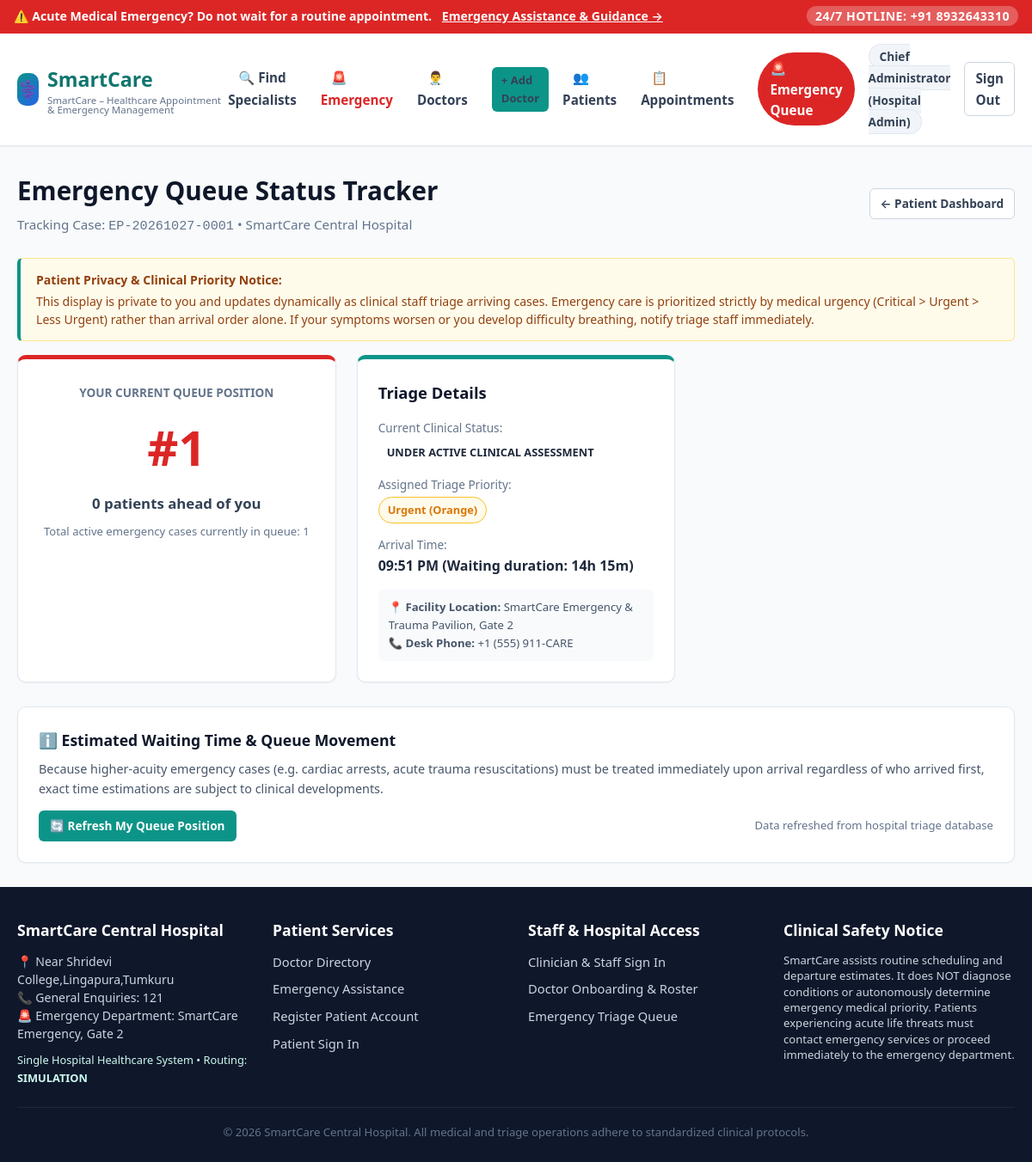
The app's page /emergency/my-status/6/ (signed in) with its own data.
### core/models.py (models this page shows)
class User(AbstractUser):
    ROLE_CHOICES = (
        ('patient', 'Patient'),
        ('doctor', 'Doctor'),
        ('staff', 'Clinical Staff'),
        ('admin', 'Administrator'),
    )
    role = models.CharField(max_length=20, choices=ROLE_CHOICES, default='patient')
    contact_number = models.CharField(max_length=20, blank=True)
    @property
    def is_patient(self):
        return self.role == 'patient'
    @property
    def is_doctor(self):
        return self.role == 'doctor'
    @property
    def is_clinical_staff(self):
        return self.role in ['staff', 'admin'] or self.is_staff or self.is_superuser
    @property
    def is_admin(self):
        return self.role == 'admin' or self.is_staff or self.is_superuser

### emergency/models.py (models this page shows, shortened)
class EmergencyPatient(models.Model):
    PRIORITY_CHOICES = (
        (1, 'Priority 1 - Critical (Red: Immediate resuscitation / life-threatening)'),
        (2, 'Priority 2 - Urgent (Orange: Potential rapid deterioration / severe distress)'),
        (3, 'Priority 3 - Less Urgent (Green: Stable vitals / standard emergency care)'),
    )
    STATUS_CHOICES = (
        ('WAITING', 'Waiting for Clinical Triage / Care'),
        ('UNDER_ASSESSMENT', 'Under Active Clinical Assessment'),
        ('ADMITTED', 'Admitted to Inpatient / ICU'),
        ('DISCHARGED', 'Discharged Post-Treatment'),
        ('TRANSFERRED', 'Transferred to Specialized Trauma Center'),
    )
    GENDER_CHOICES = (
        ('male', 'Male'),
        ('female', 'Female'),
        ('other', 'Other'),
        ('prefer_not_to_say', 'Prefer not to say'),
    )
    patient_code = models.CharField(max_length=30, unique=True, editable=False)
    patient_profile = models.ForeignKey(
        'core.PatientProfile',
        on_delete=models.SET_NULL,
        null=True,
        blank=True,
        related_name='emergency_cases'
    )
    full_name = models.CharField(max_length=150)
    age = models.PositiveIntegerField()
    gender = models.CharField(max_length=20, choices=GENDER_CHOICES, default='prefer_not_to_say')
    contact_number = models.CharField(max_length=30, blank=True)
    priority_level = models.IntegerField(choices=PRIORITY_CHOICES, default=2)
    status = models.CharField(max_length=30, choices=STATUS_CHOICES, default='WAITING')
    chief_complaint = models.TextField(help_text="Primary symptoms or incident reported upon presentation")
    triage_notes = models.TextField(blank=True, help_text="Clinical observations recorded by triage staff")
    arrival_time = models.DateTimeField(default=timezone.now)
    assessed_at = models.DateTimeField(null=True, blank=True)
    discharged_at = models.DateTimeField(null=True, blank=True)
    registered_by = models.ForeignKey(
        settings.AUTH_USER_MODEL,
        on_delete=models.SET_NULL,
        null=True,
        blank=True,
        related_name='registered_emergencies'
    )
    attending_clinician = models.ForeignKey(
        'core.DoctorProfile',
        on_delete=models.SET_NULL,
        null=True,
        blank=True,
        related_name='emergency_patients'
    )
    created_at = models.DateTimeField(auto_now_add=True)
    updated_at = models.DateTimeField(auto_now=True)
    class Meta:
        ordering = ['priority_level', 'arrival_time']
    @property
    def priority_name(self):
        if self.priority_level == 1:
            return "Critical (Red)"
        elif self.priority_level == 2:
            return "Urgent (Orange)"
        return "Less Urgent (Green)"
    @property
    def waiting_duration_seconds(self):
        end_time = self.assessed_at or timezone.now()
        diff = (end_time - self.arrival_time).total_seconds()
        return max(0, int(diff))
    @property
    def waiting_duration_display(self):
        total_seconds = self.waiting_duration_seconds
        minutes = total_seconds // 60
        hours = minutes // 60
        rem_minutes = minutes % 60
        if hours > 0:
            return f"{hours}h {rem_minutes}m"
        return f"{rem_minutes}m"
    @property
    def is_eligible_for_queue(self):
        return self.status in ['WAITING', 'UNDER_ASSESSMENT']

### emergency/views.py (the view)
# urls.py: path('emergency/my-status/<int:emergency_id>/', views.patient_emergency_status_view, name='patient_emergency_status'),
@login_required
def patient_emergency_status_view(request, emergency_id):
    emergency_case = get_object_or_404(EmergencyPatient, id=emergency_id)
    user = request.user
    is_admin = user.is_superuser or user.is_staff or getattr(user, 'role', '') == 'admin'
    if user.is_patient:
        if not emergency_case.patient_profile or emergency_case.patient_profile.user != user:
            return HttpResponseForbidden("Access Denied: You cannot view another patient's emergency queue record.")
    elif not is_admin and not user.is_clinical_staff:
        return HttpResponseForbidden("Access Denied: You do not have permission to view this emergency record.")
    queue = EmergencyPriorityQueue.get_active_queue_from_db()
    queue_data = queue.get_patient_queue_position(emergency_case.id)
    return render(request, 'patient_emergency_status.html', {
        'emergency_case': emergency_case,
        'queue_data': queue_data,
        'hospital_name': getattr(settings, 'DEFAULT_HOSPITAL_NAME', 'SmartCare Central Hospital'),
        'emergency_dept': getattr(settings, 'HOSPITAL_EMERGENCY_DEPARTMENT', 'SmartCare Emergency & Trauma Pavilion, Gate 2'),
        'emergency_phone': getattr(settings, 'HOSPITAL_EMERGENCY_PHONE', '+1 (555) 911-CARE'),
    })

### emergency/queue.py (called while the page is built)
    def clear(self):
        self._heap.clear()

    def push(self, patient: EmergencyPatient) -> bool:
        if not patient.is_eligible_for_queue:
            return False
        item = EmergencyQueueItem(patient)
        heapq.heappush(self._heap, item)
        return True

    def rebuild_from_database(self, queryset=None) -> int:
        self.clear()
        if queryset is None:
            queryset = EmergencyPatient.objects.filter(
                status__in=['WAITING', 'UNDER_ASSESSMENT']
            ).order_by('priority_level', 'arrival_time')
        count = 0
        for patient in queryset:
            if patient.is_eligible_for_queue:
                self.push(patient)
                count += 1
        return count

    def get_sorted_queue(self) -> List[EmergencyPatient]:
        sorted_items = sorted(self._heap)
        return [item.patient for item in sorted_items]

    @classmethod
    def get_active_queue_from_db(cls) -> 'EmergencyPriorityQueue':
        eq = cls()
        eq.rebuild_from_database()
        return eq

### templates/patient_emergency_status.html (shortened to what this page needs)
{% extends 'base.html' %}
{% load static %}
{% block content %}
<div class="dashboard-header">
  <div>
    <h1>Emergency Queue Status Tracker</h1>
    <p class="dashboard-subtitle">
      Tracking Case: <code>{{ emergency_case.patient_code }}</code> &bull; {{ hospital_name }}
    </p>
  </div>
  <a href="{% url 'patient_dashboard' %}" class="btn btn-outline btn-sm">&larr; Patient Dashboard</a>
</div>
<div class="clinical-disclaimer-box" style="border-left-color:var(--primary-teal);">
  <strong>Patient Privacy & Clinical Priority Notice:</strong>
  This display is private to you and updates dynamically as clinical staff triage arriving cases.
  Emergency care is prioritized strictly by medical urgency (Critical &gt; Urgent &gt; Less Urgent) rather than arrival order alone.
  If your symptoms worsen or you develop difficulty breathing, notify triage staff immediately.
</div>
<div class="cards-grid" style="margin-bottom:28px;">
  <div class="card" style="border-top:5px solid #dc2626; text-align:center; padding:28px 20px;">
    <div style="font-size:0.85rem; font-weight:700; color:var(--slate-500); text-transform:uppercase;">
      Your Current Queue Position
    </div>
    {% if queue_data.in_active_queue %}
      <div style="font-size:3.5rem; font-weight:900; color:#dc2626; margin:8px 0;">
        #{{ queue_data.position }}
      </div>
      <p style="font-weight:600; color:var(--slate-700); font-size:1.05rem;">
        {{ queue_data.patients_ahead }} patient{{ queue_data.patients_ahead|pluralize }} ahead of you
      </p>
      <div style="font-size:0.82rem; color:var(--slate-500); margin-top:8px;">
        Total active emergency cases currently in queue: {{ queue_data.total_in_queue }}
      </div>
    {% endif %}
  </div>
  <div class="card" style="border-top:5px solid var(--primary-teal); padding:24px;">
    <h3 style="font-size:1.15rem; color:var(--slate-900); margin-bottom:14px;">Triage Details</h3>
    <div style="margin-bottom:12px;">
      <span style="font-size:0.85rem; color:var(--slate-500);">Current Clinical Status:</span>
      <div style="margin-top:2px;">
        <span class="badge-status status-{{ emergency_case.status|lower }}">
          {{ emergency_case.get_status_display }}
        </span>
      </div>
    </div>
    <div style="margin-bottom:12px;">
      <span style="font-size:0.85rem; color:var(--slate-500);">Assigned Triage Priority:</span>
      <div style="margin-top:2px;">
        <span class="badge-priority-{{ emergency_case.priority_level }}">
          {{ emergency_case.priority_name }}
        </span>
      </div>
    </div>
    <div style="margin-bottom:12px;">
      <span style="font-size:0.85rem; color:var(--slate-500);">Arrival Time:</span>
      <div style="font-weight:700; color:var(--slate-800);">
        {{ emergency_case.arrival_time|time:"h:i A" }} (Waiting duration: {{ emergency_case.waiting_duration_display }})
      </div>
    </div>
    <div style="background:var(--slate-50); padding:10px 12px; border-radius:var(--radius-sm); font-size:0.82rem; color:var(--slate-600); margin-top:14px;">
      📍 <strong>Facility Location:</strong> {{ emergency_dept }}<br>
      📞 <strong>Desk Phone:</strong> {{ emergency_phone }}
    </div>
  </div>
</div>
<div class="card">
  <h3 style="font-size:1.1rem; color:var(--slate-900); margin-bottom:8px;">
    ℹ️ Estimated Waiting Time & Queue Movement
  </h3>
  <p style="font-size:0.9rem; color:var(--slate-600); line-height:1.6; margin-bottom:14px;">
    Because higher-acuity emergency cases (e.g. cardiac arrests, acute trauma resuscitations) must be treated immediately upon arrival regardless of who arrived first, exact time estimations are subject to clinical developments.
  </p>
  <div style="display:flex; justify-content:space-between; align-items:center; flex-wrap:wrap; gap:12px;">
    <a href="" class="btn btn-primary btn-sm">
      🔄 Refresh My Queue Position
    </a>
    <span style="font-size:0.82rem; color:var(--slate-500);">
      Data refreshed from hospital triage database
    </span>
  </div>
</div>
{% endblock %}

### templates/base.html (shortened to what this page needs)
{% load static %}
<!DOCTYPE html>
<html lang="en">
<head>
  <link rel="stylesheet" href="{% static 'css/style.css' %}">
  <link rel="stylesheet" href="{% static 'css/dashboard.css' %}">
  <link rel="stylesheet" href="{% static 'css/forms.css' %}">
</head>
<body>
  <div class="emergency-top-bar">
    <div>
      <span>⚠️ Acute Medical Emergency?</span>
      <strong>Do not wait for a routine appointment.</strong>
      <a href="{% url 'emergency_advisory' %}">Emergency Assistance & Guidance &rarr;</a>
    </div>
    <div>
      <span class="emergency-call">24/7 HOTLINE: +91 8932643310</span>
    </div>
  </div>
  <header>
    <div class="navbar">
      <a href="{% url 'home' %}" class="brand">
        <span class="brand-icon">⚕️</span>
        <div>
          <span>{{ APP_NAME }}</span>
          <span style="display:block; font-size:0.72rem; font-weight:500; color:var(--slate-500); line-height:1;">
            SmartCare – Healthcare Appointment & Emergency Management
          </span>
        </div>
      </a>
      <nav>
        <ul class="nav-links">
          <li><a href="{% url 'find_doctors' %}">🔍 Find Specialists</a></li>
          <li><a href="{% url 'emergency_advisory' %}" style="color:#dc2626; font-weight:700;">🚨 Emergency</a></li>
          {% if user.is_authenticated %}
            {% if is_hospital_admin %}
              <li><a href="{% url 'admin_doctor_list' %}">👨‍⚕️ Doctors</a></li>
              <li><a href="{% url 'admin_doctor_create' %}" class="btn btn-sm btn-primary" style="padding:4px 10px; font-size:0.82rem;">+ Add Doctor</a></li>
              <li><a href="{% url 'admin_patient_list' %}">👥 Patients</a></li>
              <li><a href="{% url 'admin_appointment_list' %}">📋 Appointments</a></li>
            {% endif %}
            {% if is_clinical_staff %}
              <li><a href="{% url 'emergency_queue_dashboard' %}" class="nav-badge-emergency">🚨 Emergency Queue</a></li>
            {% endif %}
            <li>
              <span class="user-nav-badge">
                {{ user.get_full_name|default:user.username }}
                {% if user.is_doctor %}(Doctor)
                {% elif is_hospital_admin %}(Hospital Admin)
                {% elif is_clinical_staff %}(Clinical Staff)
                {% else %}(Patient){% endif %}
              </span>
            </li>
            <li><a href="{% url 'logout' %}" class="btn btn-sm btn-outline">Sign Out</a></li>
          {% else %}
            <li><a href="{% url 'patient_login' %}">👤Patient Login</a></li>
            <li><a href="{% url 'doctor_login' %}">🩺Doctor Login</a></li>
            <li><a href="{% url 'admin_login' %}">🏥Admin Login</a></li>
            <li><a href="{% url 'patient_register' %}" class="btn btn-sm btn-primary">Register as Patient</a></li>
          {% endif %}
        </ul>
      </nav>
    </div>
  </header>
  <main>
    <div class="container">
      {% block content %}{% endblock %}
    </div>
  </main>
  <footer>
    <div class="footer-container">
      <div class="footer-col">
        <h4>{{ DEFAULT_HOSPITAL_NAME }}</h4>
        <p style="color:var(--slate-400); font-size:0.88rem; line-height:1.5;">
          📍 Near Shridevi College,Lingapura,Tumkuru<br>
          📞 General Enquiries: 121<br>
          🚨 Emergency Department: SmartCare Emergency, Gate 2
        </p>
        <p style="margin-top:10px; font-size:0.8rem; color:var(--primary-teal-light);">
          Single Hospital Healthcare System &bull; Routing: <strong>{{ ROUTING_PROVIDER|upper }}</strong>
        </p>
      </div>
      <div class="footer-col">
        <h4>Patient Services</h4>
        <ul>
          <li><a href="{% url 'find_doctors' %}">Doctor Directory</a></li>
          <li><a href="{% url 'emergency_advisory' %}">Emergency Assistance</a></li>
          <li><a href="{% url 'patient_register' %}">Register Patient Account</a></li>
          <li><a href="{% url 'login' %}">Patient Sign In</a></li>
        </ul>
      </div>
      <div class="footer-col">
        <h4>Staff & Hospital Access</h4>
        <ul>
          <li><a href="{% url 'login' %}">Clinician & Staff Sign In</a></li>
          {% if is_hospital_admin %}
            <li><a href="{% url 'admin_doctor_list' %}">Doctor Onboarding & Roster</a></li>
          {% endif %}
          {% if is_clinical_staff %}
            <li><a href="{% url 'emergency_queue_dashboard' %}">Emergency Triage Queue</a></li>
          {% endif %}
        </ul>
      </div>
      <div class="footer-col">
        <h4>Clinical Safety Notice</h4>
        <p style="font-size:0.82rem; color:var(--slate-400); line-height:1.4;">
          SmartCare assists routine scheduling and departure estimates. It does NOT diagnose conditions or autonomously determine emergency medical priority. Patients experiencing acute life threats must contact emergency services or proceed immediately to the emergency department.
        </p>
      </div>
    </div>
    <div class="footer-bottom">
      &copy; 2026 {{ DEFAULT_HOSPITAL_NAME }}. All medical and triage operations adhere to standardized clinical protocols.
    </div>
  </footer>
</body>
</html>

### static/css/dashboard.css (style rules this page uses)
.dashboard-header { display: flex; justify-content: space-between; align-items: center; margin-bottom: 24px; flex-wrap: wrap; gap: 16px; }
.dashboard-header h1 { font-size: 1.85rem; font-weight: 800; color: var(--slate-900); }
.dashboard-subtitle { color: var(--slate-500); font-size: 0.95rem; margin-top: 4px; }

### records on screen
User: get_full_name "Chief Administrator"
EmergencyPatient: patient_code "EP-20261027-0001", status "UNDER ACTIVE CLINICAL ASSESSMENT", priority_name "Urgent (Orange)", arrival_time "09:51 PM", waiting_duration_display "14h 15m"

### other values on screen
{{ APP_NAME }} "SmartCare"
{{ hospital_name }} "SmartCare Central Hospital"
{{ queue_data.position }} "1"
{{ queue_data.patients_ahead }} "0"
{{ queue_data.total_in_queue }} "1"
{{ emergency_dept }} "SmartCare Emergency & Trauma Pavilion, Gate 2"
{{ emergency_phone }} "+1 (555) 911-CARE"
{{ DEFAULT_HOSPITAL_NAME }} "SmartCare Central Hospital"
{{ ROUTING_PROVIDER|upper }} "SIMULATION"
